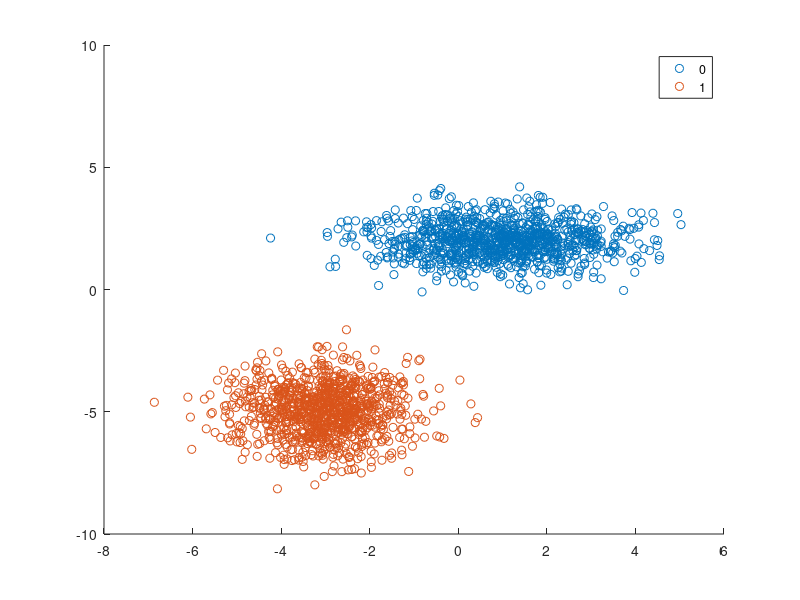

Write the MATLAB code that produced this figure. (Note: this script raises an error after producing the figure.)



mu1 = [1 2];
Sigma1 = [2 0; 0 0.5];
mu2 = [-3 -5];
Sigma2 = [1 0;0 1];
rng(1); % For reproducibility
X = [mvnrnd(mu1,Sigma1,1000);mvnrnd(mu2,Sigma2,1000)];
%Fit a Gaussian mixture model. Specify that there are two components.

GMModel = fitgmdist(X,2);
%Plot the data over the fitted Gaussian mixture model contours.

figure
y = [zeros(1000,1);ones(1000,1)];
h = gscatter(X(:,1),X(:,2),y);
hold on
ezcontour(@(x1,x2)pdf(GMModel,[x1 x2]),get(gca,{'XLim','YLim'}))
title('{\bf Scatter Plot and Fitted Gaussian Mixture Contours}')
legend(h,'Model 0','Model1')
hold off